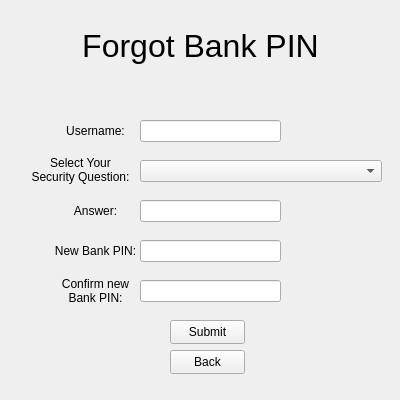
<?xml version="1.0" encoding="UTF-8"?>
<ui version="4.0">
 <class>ForgotBankPin</class>
 <widget class="QWidget" name="ForgotBankPin">
  <property name="geometry">
   <rect>
    <x>0</x>
    <y>0</y>
    <width>400</width>
    <height>400</height>
   </rect>
  </property>
  <property name="minimumSize">
   <size>
    <width>400</width>
    <height>400</height>
   </size>
  </property>
  <property name="maximumSize">
   <size>
    <width>400</width>
    <height>400</height>
   </size>
  </property>
  <property name="windowTitle">
   <string>Forgot Bank PIN</string>
  </property>
  <widget class="QLabel" name="Title">
   <property name="geometry">
    <rect>
     <x>0</x>
     <y>0</y>
     <width>401</width>
     <height>91</height>
    </rect>
   </property>
   <property name="font">
    <font>
     <pointsize>24</pointsize>
    </font>
   </property>
   <property name="layoutDirection">
    <enum>Qt::LeftToRight</enum>
   </property>
   <property name="autoFillBackground">
    <bool>false</bool>
   </property>
   <property name="text">
    <string>Forgot Bank PIN</string>
   </property>
   <property name="textFormat">
    <enum>Qt::AutoText</enum>
   </property>
   <property name="scaledContents">
    <bool>true</bool>
   </property>
   <property name="alignment">
    <set>Qt::AlignCenter</set>
   </property>
   <property name="indent">
    <number>0</number>
   </property>
  </widget>
  <widget class="QLabel" name="usernameLabel">
   <property name="geometry">
    <rect>
     <x>50</x>
     <y>120</y>
     <width>91</width>
     <height>21</height>
    </rect>
   </property>
   <property name="text">
    <string>Username:</string>
   </property>
   <property name="alignment">
    <set>Qt::AlignCenter</set>
   </property>
  </widget>
  <widget class="QLineEdit" name="usernameBox">
   <property name="geometry">
    <rect>
     <x>140</x>
     <y>120</y>
     <width>141</width>
     <height>22</height>
    </rect>
   </property>
  </widget>
  <widget class="QLineEdit" name="securityAnswerBox">
   <property name="geometry">
    <rect>
     <x>140</x>
     <y>200</y>
     <width>141</width>
     <height>22</height>
    </rect>
   </property>
  </widget>
  <widget class="QComboBox" name="SecurityQuestionBox">
   <property name="geometry">
    <rect>
     <x>140</x>
     <y>160</y>
     <width>233</width>
     <height>22</height>
    </rect>
   </property>
   <property name="sizePolicy">
    <sizepolicy hsizetype="Fixed" vsizetype="Fixed">
     <horstretch>0</horstretch>
     <verstretch>0</verstretch>
    </sizepolicy>
   </property>
   <property name="editable">
    <bool>false</bool>
   </property>
   <property name="currentText">
    <string/>
   </property>
   <property name="sizeAdjustPolicy">
    <enum>QComboBox::AdjustToContents</enum>
   </property>
   <property name="placeholderText">
    <string>- Please select an option -</string>
   </property>
   <item>
    <property name="text">
     <string>What is your mother's maiden name?</string>
    </property>
   </item>
   <item>
    <property name="text">
     <string>What is the name of your favorite pet?</string>
    </property>
   </item>
   <item>
    <property name="text">
     <string>In what city were you born?</string>
    </property>
   </item>
   <item>
    <property name="text">
     <string>What high school did you attend?</string>
    </property>
   </item>
   <item>
    <property name="text">
     <string>What is the name of your first school?</string>
    </property>
   </item>
   <item>
    <property name="text">
     <string>What was the make of your first car?</string>
    </property>
   </item>
   <item>
    <property name="text">
     <string>What was your favorite food as a child?</string>
    </property>
   </item>
   <item>
    <property name="text">
     <string>Where did you meet your spouse?</string>
    </property>
   </item>
  </widget>
  <widget class="QLabel" name="selectSecQuestionLabel">
   <property name="geometry">
    <rect>
     <x>30</x>
     <y>150</y>
     <width>101</width>
     <height>41</height>
    </rect>
   </property>
   <property name="styleSheet">
    <string notr="true"/>
   </property>
   <property name="text">
    <string>&lt;html&gt;&lt;head/&gt;&lt;body&gt;&lt;p align=&quot;center&quot; style=&quot;margin:0; padding:0;&quot;&gt;Select Your&lt;/p&gt;&lt;p align=&quot;center&quot; style=&quot;margin:0; padding:0;&quot;&gt;Security Question:&lt;/p&gt;&lt;/body&gt;&lt;/html&gt;</string>
   </property>
   <property name="alignment">
    <set>Qt::AlignCenter</set>
   </property>
  </widget>
  <widget class="QLabel" name="SecurityAnswerLabel">
   <property name="geometry">
    <rect>
     <x>50</x>
     <y>200</y>
     <width>91</width>
     <height>21</height>
    </rect>
   </property>
   <property name="text">
    <string>Answer:</string>
   </property>
   <property name="alignment">
    <set>Qt::AlignCenter</set>
   </property>
  </widget>
  <widget class="QLineEdit" name="newBankPinBox">
   <property name="geometry">
    <rect>
     <x>140</x>
     <y>240</y>
     <width>141</width>
     <height>22</height>
    </rect>
   </property>
   <property name="maxLength">
    <number>4</number>
   </property>
   <property name="echoMode">
    <enum>QLineEdit::Password</enum>
   </property>
  </widget>
  <widget class="QLabel" name="newBankPinLabel">
   <property name="geometry">
    <rect>
     <x>50</x>
     <y>240</y>
     <width>91</width>
     <height>21</height>
    </rect>
   </property>
   <property name="text">
    <string>New Bank PIN:</string>
   </property>
   <property name="alignment">
    <set>Qt::AlignCenter</set>
   </property>
  </widget>
  <widget class="QLabel" name="confirmNewBPinLabel">
   <property name="geometry">
    <rect>
     <x>50</x>
     <y>270</y>
     <width>91</width>
     <height>41</height>
    </rect>
   </property>
   <property name="text">
    <string>Confirm new
Bank PIN:</string>
   </property>
   <property name="alignment">
    <set>Qt::AlignCenter</set>
   </property>
  </widget>
  <widget class="QLineEdit" name="confirmNewBPinBox">
   <property name="geometry">
    <rect>
     <x>140</x>
     <y>280</y>
     <width>141</width>
     <height>22</height>
    </rect>
   </property>
   <property name="maxLength">
    <number>4</number>
   </property>
   <property name="echoMode">
    <enum>QLineEdit::Password</enum>
   </property>
  </widget>
  <widget class="QPushButton" name="submitButton">
   <property name="geometry">
    <rect>
     <x>170</x>
     <y>320</y>
     <width>75</width>
     <height>24</height>
    </rect>
   </property>
   <property name="text">
    <string>Submit</string>
   </property>
  </widget>
  <widget class="QPushButton" name="backButton">
   <property name="geometry">
    <rect>
     <x>170</x>
     <y>350</y>
     <width>75</width>
     <height>24</height>
    </rect>
   </property>
   <property name="text">
    <string>Back</string>
   </property>
  </widget>
 </widget>
 <resources/>
 <connections/>
</ui>
